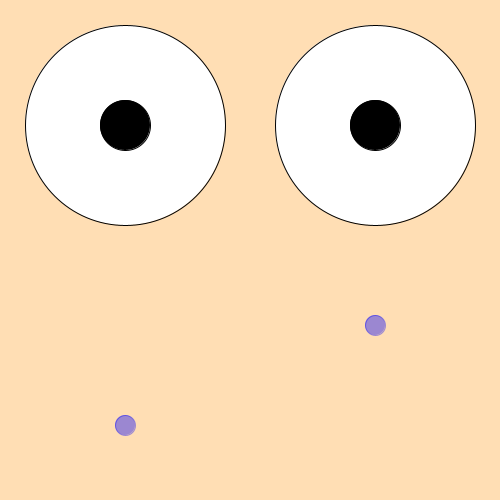
Frame 1 (no input)
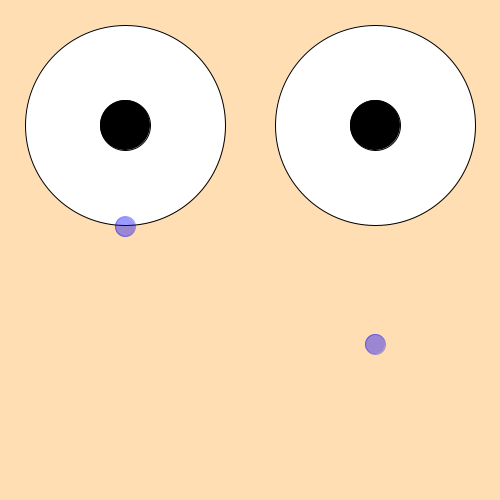
Frame 60 (the mouse pressed at the canvas centre just before this capture)
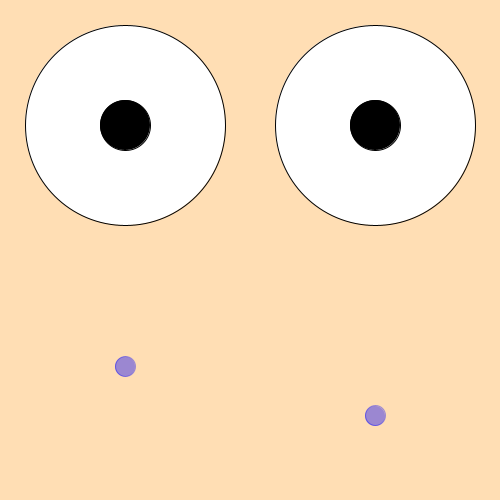
Frame 120 (the mouse held since frame 60 and released just before this capture)

The Processing sketch that drew these frames (run headless with seeded random() and noise(); from frame 60 on, the mouse is pressed at the canvas centre):

// Processing sketch: processing_172187
// ── processing_172187.pde

float counter;

void setup()
{
size(500, 500);
background(#FFDEB4);
smooth();
}

void draw()
{
  background (#FFDEB4);
  translate(width/4, height/4);
  fill(255);
  stroke(0);
  ellipse(0,0,200,200);
  fill(0);
  ellipse(0,0, 50, 50);
  
  translate(width/2, 0);
  fill(255);
  stroke(0);
  ellipse(0,0,200,200);
  fill(0);
  ellipse(0,0, 50, 50);
  
float maxPos  = map(mouseY, 0, height, 0.05, 0.1);
float tearCol = map(sin(mouseY), -1, 1, 0, 100);
float tearPos = map(sin(counter), -1, 1, -100, 100);
float tear2Pos = map(cos(counter), -1, 1, -100, 100);

translate (0, (height/2.5)+tearPos);  //TRÃ�ï¿½NEN
stroke(0, 0, 255, 100);
fill(0, 0, 255, 100);
ellipse(0, 0, 20, 20);
translate (-width/2, tear2Pos-tearPos);
ellipse(0, 0, 20, 20);
counter+= maxPos;
}
